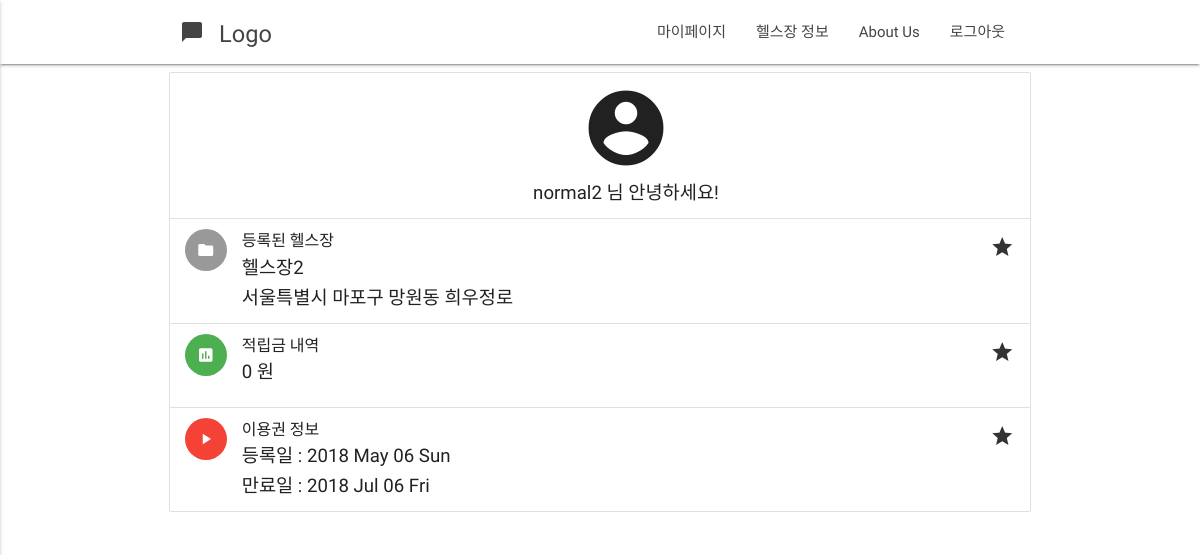
The page /profiles/mypage/ (signed in) on the database as committed earlier.
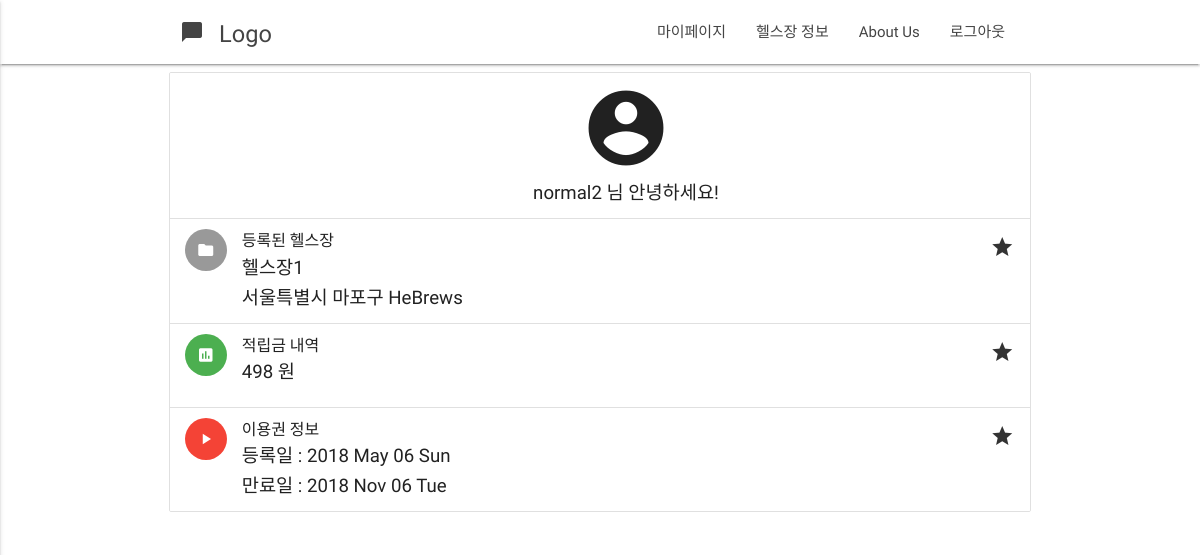
The same page on the database as committed later.
### profiles/models.py (models this page shows, shortened)
class Profile(models.Model):
    user             = models.OneToOneField(User) # user.profile
    email            = models.CharField(max_length = 120)
    real_name        = models.CharField(max_length = 120, null=True)
    sex              = models.CharField(max_length = 50, null=True)
    followers        = models.ManyToManyField(User, related_name='followers', blank=True)
    following        = models.ManyToManyField(User, related_name='following', blank=True)
    timestamp        = models.DateTimeField(auto_now_add=True)
    updated          = models.DateTimeField(auto_now=True)
    healthclub       = models.ForeignKey(HealthClub, null=True)
    is_health_master = models.BooleanField(default = False)
    unit_cash        = models.IntegerField(default = 0)
    cash             = models.IntegerField(default = 0)
    healthclub_price = models.IntegerField(default = 0)
    start_date       = models.DateTimeField(null=True)
    expire_date      = models.DateTimeField(null=True)

### healthclub/models.py (models this page shows, shortened)
class HealthClub(models.Model):
    name      = models.CharField(max_length = 120)
    address   = models.CharField(max_length = 200)
    master    = models.ForeignKey(User)
    photo     = models.ImageField(blank=True)
    member    = models.IntegerField(default = 0)
    price1    = models.IntegerField(default = 0, blank = True)
    price2    = models.IntegerField(default = 0, blank = True)
    price3    = models.IntegerField(default = 0, blank = True)
    price6    = models.IntegerField(default = 0, blank = True)
    price12   = models.IntegerField(default = 0, blank = True)
    detail   = models.CharField(max_length = 1000, blank = True)
    timestamp = models.DateTimeField(auto_now=True)
    updated = models.DateTimeField(auto_now_add=True)

### profiles/views.py (the view)
def mypage(request):
    user = request.user
    profile = Profile.objects.all().get(user=user)
    context = {'profile' : profile, 'username' : user.username}
    return render(request, 'mypage.html', context)

### templates/mypage.html (shortened to what this page needs)
{% extends "base.html"  %}
{% load staticfiles %}
{%block content%}
<div class="container">
    <div class="row">
        <ul class="collection">
            <li class="collection-item avatar">
              <center>
                <i class="large material-icons">account_circle</i>
                <p>{{username}} 님 안녕하세요!</p>
              </center>
            </li>
            <li class="collection-item avatar">
              <i class="material-icons circle">folder</i>
              <span class="title">등록된 헬스장</span>
              <p>{{profile.healthclub.name}} <br>
                 {{profile.healthclub.address}}
              </p>
              <a href="#!" class="secondary-content"><i class="material-icons">grade</i></a>
            </li>
            <li class="collection-item avatar">
              <i class="material-icons circle green">insert_chart</i>
              <span class="title">적립금 내역</span>
              <p>{{profile.cash}} 원</p>
              <a href="#!" class="secondary-content"><i class="material-icons">grade</i></a>
            </li>
            <li class="collection-item avatar">
              <i class="material-icons circle red">play_arrow</i>
              <span class="title">이용권 정보</span>
              <p> 등록일 : {{profile.start_date|date:"Y M d D"}}
              <br>
                  만료일 : {{profile.expire_date|date:"Y M d D"}}
              </p>
              <a href="#!" class="secondary-content"><i class="material-icons">grade</i></a>
            </li>
        </ul>
    </div>
</div>
{% endblock content %}

Rows that differ between the two databases and show on the page:
changed Profile: healthclub.name "헬스장2" → "헬스장1"; healthclub.address "서울특별시 마포구 망원동 희우정로" → "서울특별시 마포구 HeBrews"; cash "0" → "498"; expire_date "2018 Jul 06 Fri" → "2018 Nov 06 Tue"
